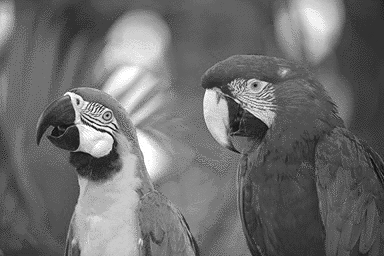
%> input picture 4/parrots.bmp, 384 x 256 px
$ octave lab_4.m   (GNU Octave 9; MATLAB toolbox functions it lacks are replaced by stand-ins)
%> lines starting %> are read from the running program, lines starting %| are printed output that depends on the picture
%% 4
clear all;
close all;

initImage = imread('parrots.bmp');
%> initImage: size 256x384 uint8; min 0, max 255, mean 147.1
[index,map] = imread('parrots.bmp');
%> map = 256 rows, first 12: [1 1 1; 0.776 0.776 0.776; 0.294 0.294 0.294; 0.0706 0.0706 0.0706; 0.945 0.945 0.945; 0.882 0.882 0.882; 0.851 0.851 0.851; 0.812 0.812 0.812; 0.937 0.937 0.937; 0.847 0.847 0.847; 0.816 0.816 0.816; 0.859 0.859 0.859]
[x,y] = size(initImage);
%> x = 256; y = 384
figure(1);
colormap(map);
image(index);
title('Image for Restoration');

%% Blurring
h = fspecial('average',[5 5]);  %Average filter 5x5
Ifilter = imfilter(initImage,h);      %blurring


gamma=1;
noisem = 0;
noisev1 = 0.1;
Image_noise1= imnoise(Ifilter,'gaussian',noisem,noisev1);   %ецбсмпгЮ ипсэвпх уфзн ейкьнб
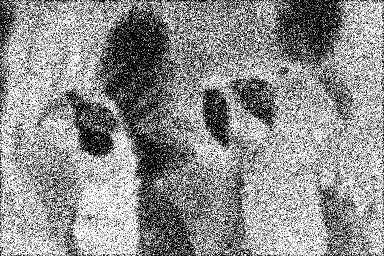
%> Image_noise1: size 256x384 uint8; min 0, max 255, mean 143.1
noisev2 = 0.01;
Image_noise2= imnoise(Ifilter,'gaussian',noisem,noisev2);   %ецбсмпгЮ ипсэвпх уфзн ейкьнб

figure(2);
subplot(1,2,1);
imshow(Image_noise1);
title('Average filter image gaussian noise with variance 0.1');
subplot(1,2,2);
imshow(Image_noise2);
title('Average filter image gaussian noise with variance 0.01');
suptitle('Images after blurring and noise');


%% Wiener filter
H = fft2(h,x,y);    %Filter Fourier Transform
Hconj = conj(H);    %H*
G1 = fft2(Ifilter);   %Fourier Transform image after noise
Sn1 = noisev1 ;     %S noise
Sf = abs(fft2(initImage)).^2;   %Sf image
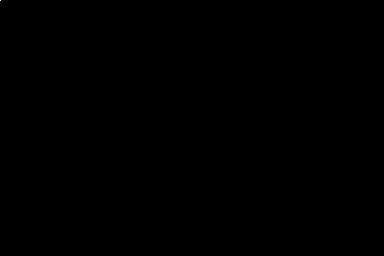
%> Sf: size 256x384 double; min 773.7, max 2.09e+14, mean 2532470779; drawn with min black and max white


F1 = (Hconj./(abs(H).^2 + gamma.*(Sn1./Sf))).*G1;
f1 = ifft2(F1);       %Inverse Fourier Transform image approximation


G2 = fft2(Ifilter);   %Fourier Transform image after noise
Sn2 = noisev2 ;     %S noise

F2 = (Hconj./(abs(H).^2 + gamma.*(Sn2./Sf))).*G2 ;
f2 = ifft2(F2);       %Inverse Fourier Transform image approximation with different variance


figure(3);
subplot(1,2,1);
imshow(uint8(f1));
title('Image with variance 0.1');
subplot(1,2,2);
imshow(uint8(f2));
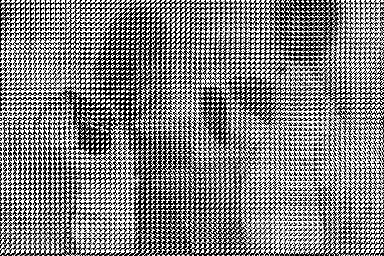
%> displayed picture: size 256x384, on the screen's scale of 0 to 255; min 0, max 255, mean 128.7
title('Image with variance 0.01');
suptitle('Wiener Filter Restoration');


Wiener_mse1 = sqrt(sum(sum((double(initImage) - double(f1)) .^ 2))) / (x * y)
%> Wiener_mse1 = 0.766
Wiener_mse2 = sqrt(sum(sum((double(initImage) - double(f2)) .^ 2))) / (x * y)
%> Wiener_mse2 = 0.921


%% CSLR

p = [0 -1 0;-1 4 -1;0 -1 0];    % мЮфсб


M = x+2;
%> M = 258
N = y+2;
%> N = 386

P = fft2(p,M,N);    %Fourier Transform matrix

G1 = fft2(Image_noise1,M,N);
g1 = ifft2(G1);
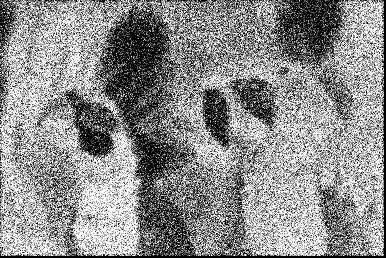
%> g1: size 258x386 double; min -2.06e-13, max 255, mean 141.2; drawn with min black and max white

H = fft2(h,M,N);
Hconj = conj(H);

%i рсюфп вЮмб
gamma = 50;
noisem2 = noisem.^2;
n2_1 =norm((M-1)*(N-1)*(noisem2 + noisev1));
%> n2_1 = 9894.5
a1 = n2_1*(2/100);
%> a1 = 197.9
for count=1:100
    %ii
    F1 = (Hconj./(abs(H).^2 + gamma*(abs(P).^2))).*G1;
    f1 = ifft2(F1);
    %iii
    r1 = g1 - H.*f1;
    fgamma = dot(r1,r1);
    %iv

    if(fgamma<(n2_1-a1))
        gamma = gamma + 0.1;
    end;
    if(fgamma>(n2_1+a1))
        gamma = gamma - 0.1;
    end;
    %v
    if((n2_1-a1)<fgamma & fgamma<(n2_1+a1))
        break;
    end;
end;
%> this loop made 100 passes
%> pass 1, `f1 = ifft2(F1);`:
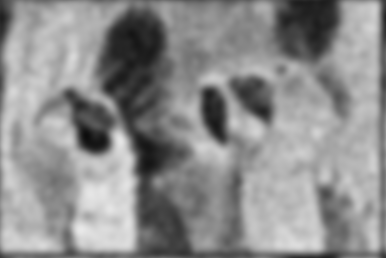
%> f1: size 258x386 double; min 12.71, max 232.9, mean 141.2
%> after the loop, gamma = 40

G2 = fft2(Image_noise2,M,N);
g2 = ifft2(G2);

%i рсюфп вЮмб
gamma2 = 50;
n2_2 =norm((M-1)*(N-1)*(noisem2 + noisev2));
%> n2_2 = 989.5
a2 = n2_2*(2/100);
%> a2 = 19.79
for count=1:100
    %ii
    F2 = (Hconj./(abs(H).^2 + gamma2*(abs(P).^2))).*G2;
    f2 = ifft2(F2);
    %iii
    r2 = g2 - H.*f2;
    fgamma2 = dot(r2,r2);
    %iv

    if(fgamma2<(n2_2-a2))
        gamma2 = gamma2 + 0.1;
    end;
    if(fgamma2>(n2_2+a2))
        gamma2 = gamma2 - 0.1;
    end;
    %v
    if((n2_2-a2)<fgamma2 & fgamma2<(n2_2+a2))
        break;
    end;

end;
%> this loop made 100 passes
%> pass 1, `f2 = ifft2(F2);`:
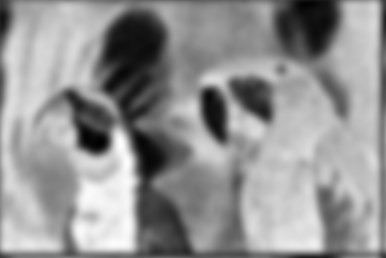
%> f2: size 258x386 double; min -3.39, max 252.1, mean 144.1; drawn with min black and max white
%> after the loop, gamma2 = 40

figure(4);
subplot(1,2,1);
imshow(uint8(f1));
title('Image with variance 0.1');
subplot(1,2,2);
imshow(uint8(f2));
title('Image with variance 0.01');
suptitle('CLSR filter method')

initImage = ifft2(fft2(initImage,M,N));
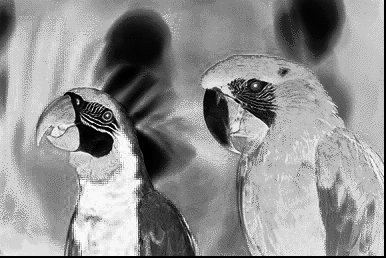
%> initImage: size 258x386 double; min -1.85e-13, max 255, mean 145.2; drawn with min black and max white
[x,y] = size(initImage);
%> x = 258; y = 386

CLSR_mse1 = sqrt(sum(sum((double(initImage) - double(f1)) .^ 2))) / (x * y)
%> CLSR_mse1 = 0.104
CLSR_mse2 = sqrt(sum(sum((double(initImage) - double(f2)) .^ 2))) / (x * y)
%> CLSR_mse2 = 0.0944
